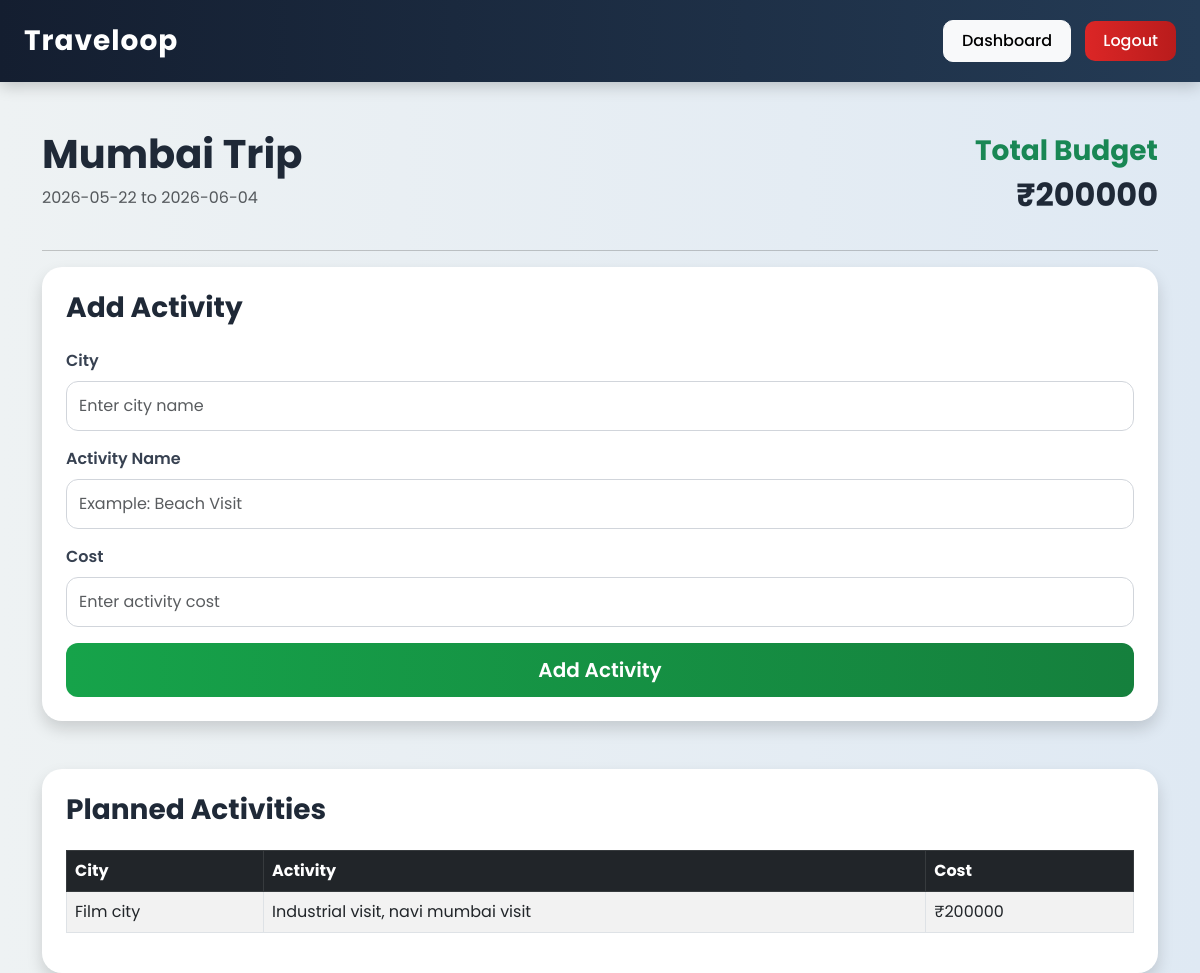
The app's page /itinerary/5 (signed in) with its own data.
### app.py (models this page shows)
class Trip(db.Model):
    id = db.Column(db.Integer, primary_key=True)
    trip_name = db.Column(db.String(100))
    start_date = db.Column(db.String(50))
    end_date = db.Column(db.String(50))
    description = db.Column(db.Text)
    user_id = db.Column(db.Integer, db.ForeignKey('user.id'))

class Activity(db.Model):
    id = db.Column(db.Integer, primary_key=True)
    city = db.Column(db.String(100))
    activity_name = db.Column(db.String(100))
    cost = db.Column(db.Integer)
    trip_id = db.Column(db.Integer, db.ForeignKey('trip.id'))

### app.py (the view, shortened to what this page needs)
@app.route('/itinerary/<int:trip_id>', methods=['GET', 'POST'])
@login_required
def itinerary(trip_id):
    trip = Trip.query.get(trip_id)
    activities = Activity.query.filter_by(
        trip_id=trip_id
    ).all()
    total_cost = 0
    for activity in activities:
        total_cost += activity.cost
    return render_template(
        'itinerary.html',
        trip=trip,
        activities=activities,
        total_cost=total_cost
    )

### app.py (called while the page is built)
@login_manager.user_loader
def load_user(user_id):
    return User.query.get(int(user_id))

### templates/itinerary.html
{% extends 'base.html' %}
{% block content %}
<div class="d-flex justify-content-between align-items-center mb-4">
    <div>
        <h1>
            {{ trip.trip_name }}
        </h1>
        <p class="text-muted">
            {{ trip.start_date }}
            to
            {{ trip.end_date }}
        </p>
    </div>
    <div class="text-end">
        <h3 class="text-success">
            Total Budget
        </h3>
        <h2>
            ₹{{ total_cost }}
        </h2>
    </div>
</div>
<hr>
<div class="card shadow p-4 mb-5">
    <h3 class="mb-4">
        Add Activity
    </h3>
    <form method="POST">
        <div class="mb-3">
            <label class="form-label">
                City
            </label>
            <input
                type="text"
                name="city"
                class="form-control"
                placeholder="Enter city name"
                required
            >
        </div>
        <div class="mb-3">
            <label class="form-label">
                Activity Name
            </label>
            <input
                type="text"
                name="activity_name"
                class="form-control"
                placeholder="Example: Beach Visit"
                required>
        </div>
        <div class="mb-3">
            <label class="form-label">
                Cost
            </label>
            <input
                type="number"
                name="cost"
                class="form-control"
                placeholder="Enter activity cost"
                required>
        </div>
        <div class="d-grid">
            <button
                type="submit"
                class="btn btn-success btn-lg">
                Add Activity
            </button>
        </div>
    </form>
</div>
<div class="card shadow p-4">
    <h3 class="mb-4">
        Planned Activities
    </h3>
    {% if activities %}
    <table class="table table-bordered table-striped">
        <thead class="table-dark">
            <tr>
                <th>
                    City
                </th>
                <th>
                    Activity
                </th>
                <th>
                    Cost
                </th>
            </tr>
        </thead>
        <tbody>
            {% for activity in activities %}
            <tr>
                <td>
                    {{ activity.city }}
                </td>
                <td>
                    {{ activity.activity_name }}
                </td>
                <td>
                    ₹{{ activity.cost }}
                </td>
            </tr>
            {% endfor %}
        </tbody>
    </table>
    {% else %}
    <div class="alert alert-info">
        No activities added yet.
        Start by adding your first travel activity.
    </div>
    {% endif %}
</div>
{% endblock %}

### static/style.css (style rules this page uses)
* { margin: 0; padding: 0; box-sizing: border-box; }
body { font-family: 'Poppins', sans-serif; background: linear-gradient( to right, #eef2f3, #dfe9f3 ); min-height: 100vh; color: #333; }
.card { border: none; border-radius: 20px; overflow: hidden; background: #ffffff; box-shadow: 0 8px 25px rgba(0,0,0,0.08); transition: all 0.3s ease; }
h1, h2, h3, h4 { font-weight: 700; color: #1f2937; }
p { color: #555; }
.form-label { font-weight: 600; margin-bottom: 8px; color: #374151; }
.form-control { border-radius: 12px; padding: 12px; border: 1px solid #d1d5db; transition: 0.3s; }
.btn { border-radius: 12px; padding: 12px 20px; font-weight: 600; transition: all 0.3s ease; }
.btn-success { background: linear-gradient( to right, #16a34a, #15803d ); border: none; }
.table { border-radius: 15px }

### records on screen
Trip: trip_name "Mumbai Trip", start_date "2026-05-22", end_date "2026-06-04"
Activity: city "Film city", activity_name "Industrial visit, navi mumbai visit", cost "200000"

### other values on screen
{{ total_cost }} "200000"
